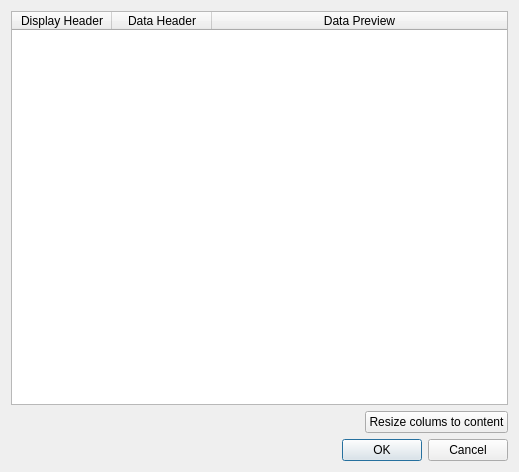
<?xml version="1.0" encoding="UTF-8"?>
<ui version="4.0">
 <class>Dialog</class>
 <widget class="QDialog" name="Dialog">
  <property name="geometry">
   <rect>
    <x>0</x>
    <y>0</y>
    <width>519</width>
    <height>472</height>
   </rect>
  </property>
  <property name="windowTitle">
   <string>Table Configuration</string>
  </property>
  <layout class="QVBoxLayout" name="verticalLayout">
   <item>
    <widget class="QTableWidget" name="columnsTable">
     <property name="alternatingRowColors">
      <bool>true</bool>
     </property>
     <property name="selectionMode">
      <enum>QAbstractItemView::SingleSelection</enum>
     </property>
     <attribute name="horizontalHeaderStretchLastSection">
      <bool>true</bool>
     </attribute>
     <column>
      <property name="text">
       <string>Display Header</string>
      </property>
     </column>
     <column>
      <property name="text">
       <string>Data Header</string>
      </property>
     </column>
     <column>
      <property name="text">
       <string>Data Preview</string>
      </property>
     </column>
    </widget>
   </item>
   <item>
    <layout class="QHBoxLayout" name="horizontalLayout">
     <property name="leftMargin">
      <number>0</number>
     </property>
     <property name="topMargin">
      <number>0</number>
     </property>
     <item>
      <spacer name="horizontalSpacer">
       <property name="orientation">
        <enum>Qt::Horizontal</enum>
       </property>
       <property name="sizeHint" stdset="0">
        <size>
         <width>40</width>
         <height>20</height>
        </size>
       </property>
      </spacer>
     </item>
     <item>
      <widget class="QPushButton" name="resizeColumnsPB">
       <property name="text">
        <string>Resize colums to content</string>
       </property>
      </widget>
     </item>
    </layout>
   </item>
   <item>
    <widget class="QDialogButtonBox" name="buttonBox">
     <property name="orientation">
      <enum>Qt::Horizontal</enum>
     </property>
     <property name="standardButtons">
      <set>QDialogButtonBox::Cancel|QDialogButtonBox::Ok</set>
     </property>
    </widget>
   </item>
  </layout>
 </widget>
 <resources/>
 <connections>
  <connection>
   <sender>buttonBox</sender>
   <signal>accepted()</signal>
   <receiver>Dialog</receiver>
   <slot>accept()</slot>
   <hints>
    <hint type="sourcelabel">
     <x>248</x>
     <y>254</y>
    </hint>
    <hint type="destinationlabel">
     <x>157</x>
     <y>274</y>
    </hint>
   </hints>
  </connection>
  <connection>
   <sender>buttonBox</sender>
   <signal>rejected()</signal>
   <receiver>Dialog</receiver>
   <slot>reject()</slot>
   <hints>
    <hint type="sourcelabel">
     <x>316</x>
     <y>260</y>
    </hint>
    <hint type="destinationlabel">
     <x>286</x>
     <y>274</y>
    </hint>
   </hints>
  </connection>
 </connections>
</ui>
